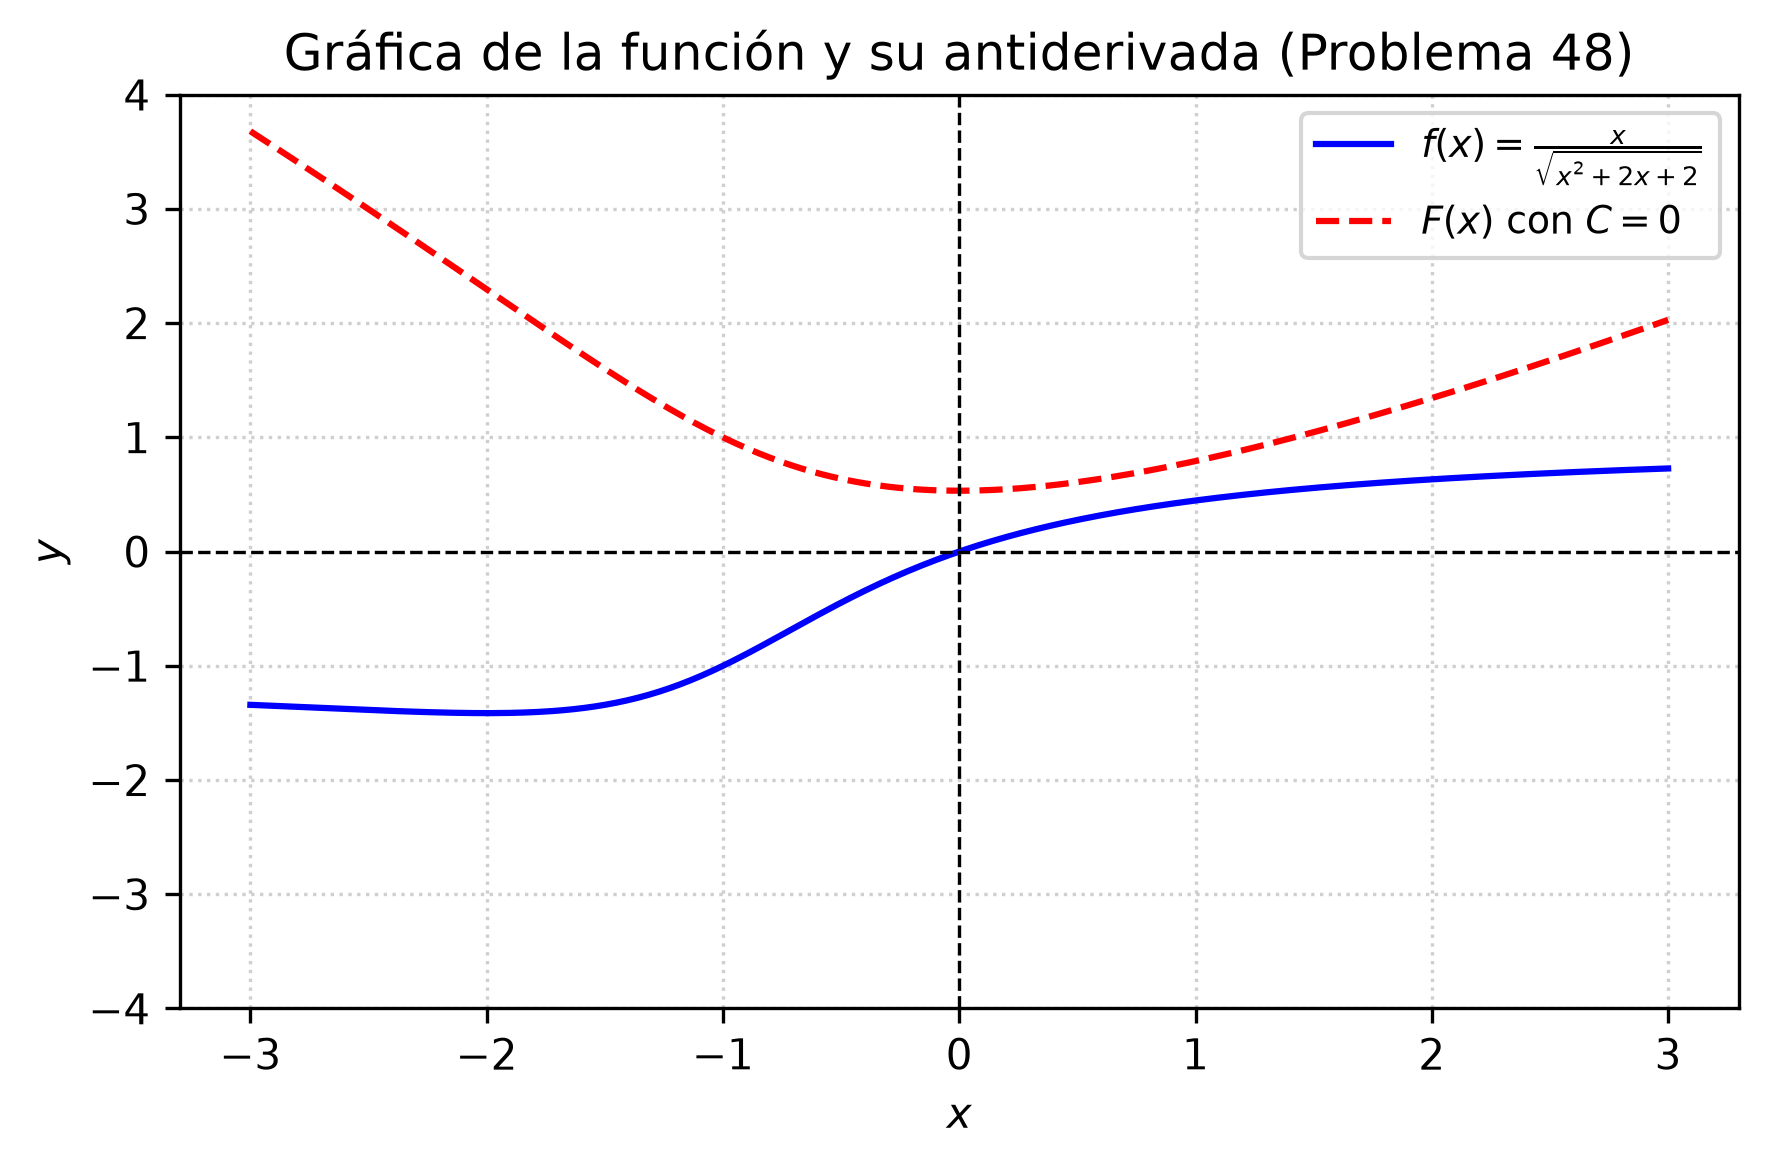

Recreate this plot in Python.
import matplotlib
matplotlib.use('Agg')
import numpy as np
import matplotlib.pyplot as plt

def f(x):
    return x / np.sqrt(x**2 + 2*x + 2)

def F(x):
    return np.sqrt(x**2 + 2*x + 2) - np.log(np.abs(x + 1 + np.sqrt(x**2 + 2*x + 2)))

x = np.linspace(-3, 3, 400)
y_f = f(x)
y_F = F(x)

plt.figure(figsize=(6, 4))
plt.plot(x, y_f, label=r'$f(x) = \frac{x}{\sqrt{x^2 + 2x + 2}}$', color='blue')
plt.plot(x, y_F, label=r'$F(x)$ con $C=0$', color='red', linestyle='--')

plt.axhline(0, color='black', linewidth=0.8, linestyle='--')
plt.axvline(0, color='black', linewidth=0.8, linestyle='--')
plt.title('Gráfica de la función y su antiderivada (Problema 48)')
plt.xlabel('$x$')
plt.ylabel('$y$')
plt.ylim(-4, 4)
plt.legend(loc='best', fontsize=9)
plt.grid(True, linestyle=':', alpha=0.6)
plt.tight_layout()

plt.savefig(r'semana_05/graficas/SEM05_P48_grafica.png', dpi=300, bbox_inches='tight')
plt.close()
